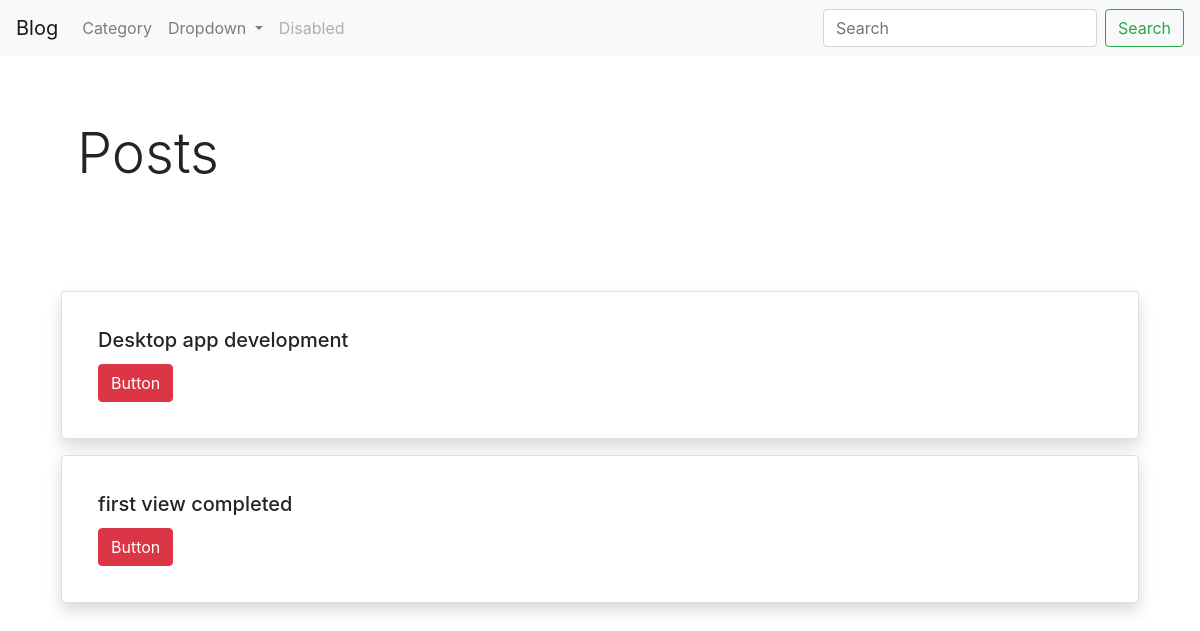
Page /categories/fashion-and-style on the earlier database version.
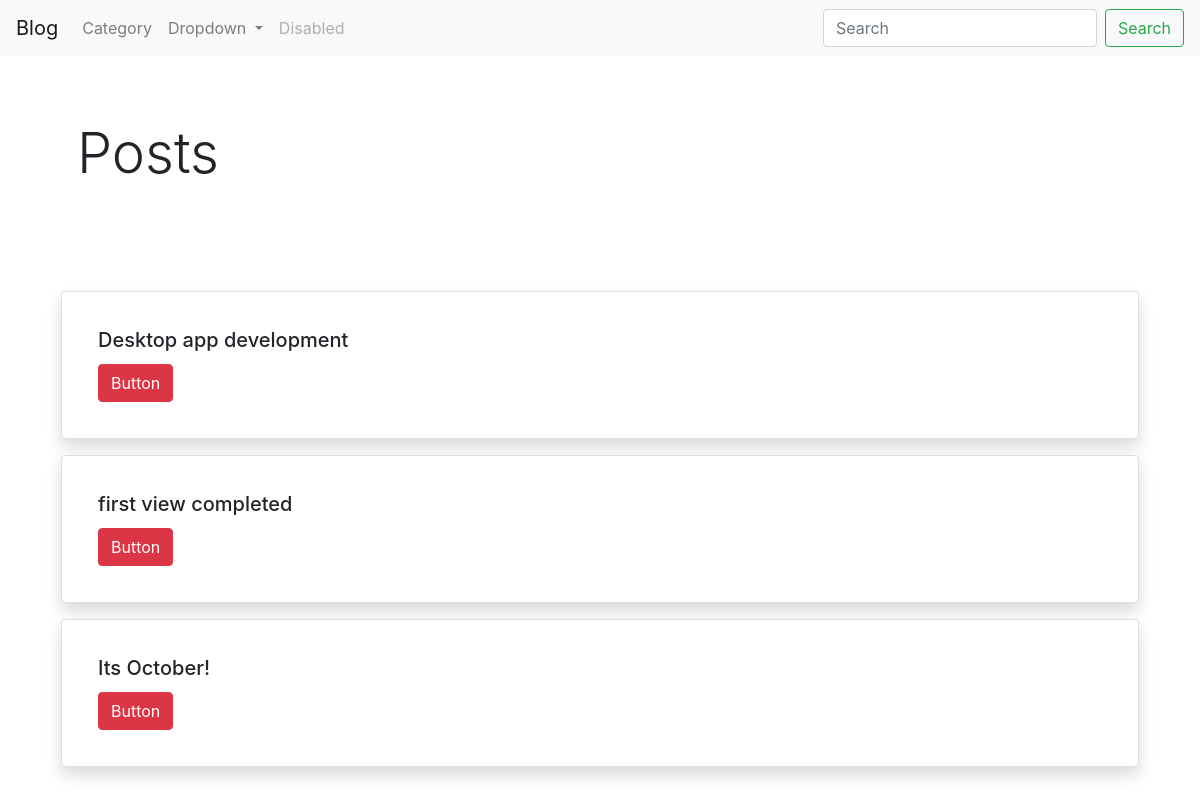
Same page on the later database version.
### blog/models.py (models this page shows, shortened)
class Post(models.Model):
    id = models.AutoField(primary_key=True)
    title = models.CharField(max_length=100, unique=True, verbose_name='Title of the Post')
    body = models.TextField(verbose_name='Blog content')
    picture_location = models.ImageField(upload_to='images/', max_length=200)
    author = models.ForeignKey(to=settings.AUTH_USER_MODEL, on_delete=models.CASCADE)
    timestamp = models.DateTimeField(default=datetime.now())
    category = models.ForeignKey(to=Category, on_delete=models.CASCADE)
    blog_slug = models.SlugField(blank=True, )
    published = models.BooleanField(default=False)

### pages/views.py (the view)
# urls.py: path('categories/<str:category_slug>', views.posts_by_category, name='postlistbycategory'),
def posts_by_category(request, category_slug):
    list_of_posts = Post.objects.all().filter(published=True).filter(category__category_slug=category_slug)
    context = {
        "list_of_posts":list_of_posts,
    }
    return render(request=request, template_name="pages/posts_by_category.html", context=context)

### pages/templates/pages/posts_by_category.html
{% extends "pages/base.html" %}
{% block content %}
<div class="container">
    <div class="jumbotron" style="background-color:white">
        <h1 class="display-4">Posts</h1>
    </div>
    {% for post in list_of_posts %}
        <div class="card p-3 m-3 shadow">
          <div class="card-body">
            <h5 class="card-title">{{ post.title }}</h5>
            <a href="#" class="btn btn-danger">Button</a>
          </div>
        </div>
    {% endfor %}
</div>
{% endblock %}

Differences in the rows shown:
added Post: title "Its October!"
